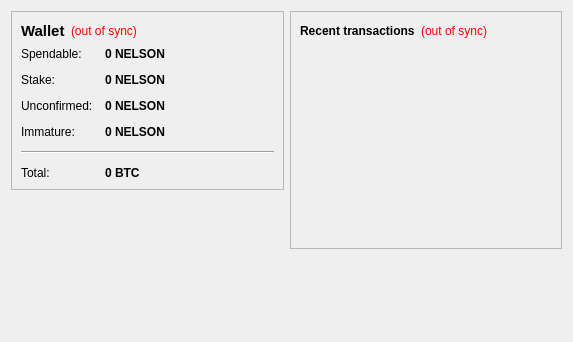
<?xml version="1.0" encoding="UTF-8"?>
<ui version="4.0">
 <class>OverviewPage</class>
 <widget class="QWidget" name="OverviewPage">
  <property name="geometry">
   <rect>
    <x>0</x>
    <y>0</y>
    <width>573</width>
    <height>342</height>
   </rect>
  </property>
  <property name="windowTitle">
   <string>Form</string>
  </property>
  <layout class="QHBoxLayout" name="horizontalLayout" stretch="1,1">
   <item>
    <layout class="QVBoxLayout" name="verticalLayout_2">
     <item>
      <widget class="QFrame" name="frame">
       <property name="frameShape">
        <enum>QFrame::StyledPanel</enum>
       </property>
       <property name="frameShadow">
        <enum>QFrame::Raised</enum>
       </property>
       <layout class="QVBoxLayout" name="verticalLayout_4">
        <item>
         <layout class="QHBoxLayout" name="horizontalLayout_4">
          <item>
           <widget class="QLabel" name="label_5">
            <property name="font">
             <font>
              <pointsize>11</pointsize>
              <weight>75</weight>
              <bold>true</bold>
             </font>
            </property>
            <property name="text">
             <string>Wallet</string>
            </property>
           </widget>
          </item>
          <item>
           <widget class="QLabel" name="labelWalletStatus">
            <property name="toolTip">
             <string>The displayed information may be out of date. Your wallet automatically synchronizes with the NelsonMandela network after a connection is established, but this process has not completed yet.</string>
            </property>
            <property name="styleSheet">
             <string notr="true">QLabel { color: red; }</string>
            </property>
            <property name="text">
             <string notr="true">(out of sync)</string>
            </property>
            <property name="alignment">
             <set>Qt::AlignLeading|Qt::AlignLeft|Qt::AlignVCenter</set>
            </property>
           </widget>
          </item>
          <item>
           <spacer name="horizontalSpacer_2">
            <property name="orientation">
             <enum>Qt::Horizontal</enum>
            </property>
            <property name="sizeHint" stdset="0">
             <size>
              <width>40</width>
              <height>20</height>
             </size>
            </property>
           </spacer>
          </item>
         </layout>
        </item>
        <item>
         <layout class="QFormLayout" name="formLayout_2">
          <property name="fieldGrowthPolicy">
           <enum>QFormLayout::AllNonFixedFieldsGrow</enum>
          </property>
          <property name="horizontalSpacing">
           <number>12</number>
          </property>
          <property name="verticalSpacing">
           <number>12</number>
          </property>
          <item row="0" column="0">
           <widget class="QLabel" name="label">
            <property name="text">
             <string>Spendable:</string>
            </property>
           </widget>
          </item>
          <item row="0" column="1">
           <widget class="QLabel" name="labelBalance">
            <property name="font">
             <font>
              <weight>75</weight>
              <bold>true</bold>
             </font>
            </property>
            <property name="cursor">
             <cursorShape>IBeamCursor</cursorShape>
            </property>
            <property name="toolTip">
             <string>Your current spendable balance</string>
            </property>
            <property name="text">
             <string notr="true">0 NELSON</string>
            </property>
            <property name="textInteractionFlags">
             <set>Qt::LinksAccessibleByMouse|Qt::TextSelectableByKeyboard|Qt::TextSelectableByMouse</set>
            </property>
           </widget>
          </item>
          <item row="1" column="0">
           <widget class="QLabel" name="label_6">
            <property name="text">
             <string>Stake:</string>
            </property>
           </widget>
          </item>
          <item row="1" column="1">
           <widget class="QLabel" name="labelStake">
            <property name="font">
             <font>
              <weight>75</weight>
              <bold>true</bold>
             </font>
            </property>
            <property name="cursor">
             <cursorShape>IBeamCursor</cursorShape>
            </property>
            <property name="toolTip">
             <string>Total of coins that was staked, and do not yet count toward the current balance</string>
            </property>
            <property name="text">
             <string notr="true">0 NELSON</string>
            </property>
            <property name="textInteractionFlags">
             <set>Qt::LinksAccessibleByMouse|Qt::TextSelectableByKeyboard|Qt::TextSelectableByMouse</set>
            </property>
           </widget>
          </item>
          <item row="2" column="0">
           <widget class="QLabel" name="label_3">
            <property name="text">
             <string>Unconfirmed:</string>
            </property>
           </widget>
          </item>
          <item row="2" column="1">
           <widget class="QLabel" name="labelUnconfirmed">
            <property name="font">
             <font>
              <weight>75</weight>
              <bold>true</bold>
             </font>
            </property>
            <property name="cursor">
             <cursorShape>IBeamCursor</cursorShape>
            </property>
            <property name="toolTip">
             <string>Total of transactions that have yet to be confirmed, and do not yet count toward the current balance</string>
            </property>
            <property name="text">
             <string notr="true">0 NELSON</string>
            </property>
            <property name="textInteractionFlags">
             <set>Qt::LinksAccessibleByMouse|Qt::TextSelectableByKeyboard|Qt::TextSelectableByMouse</set>
            </property>
           </widget>
          </item>
          <item row="3" column="0">
           <widget class="QLabel" name="labelImmatureText">
            <property name="text">
             <string>Immature:</string>
            </property>
           </widget>
          </item>
          <item row="3" column="1">
           <widget class="QLabel" name="labelImmature">
            <property name="font">
             <font>
              <weight>75</weight>
              <bold>true</bold>
             </font>
            </property>
            <property name="toolTip">
             <string>Mined balance that has not yet matured</string>
            </property>
            <property name="text">
             <string notr="true">0 NELSON</string>
            </property>
            <property name="textInteractionFlags">
             <set>Qt::LinksAccessibleByMouse|Qt::TextSelectableByKeyboard|Qt::TextSelectableByMouse</set>
            </property>
           </widget>
          </item>
          <item row="4" column="0" colspan="2">
           <widget class="Line" name="line">
            <property name="orientation">
             <enum>Qt::Horizontal</enum>
            </property>
           </widget>
          </item>
          <item row="5" column="0">
           <widget class="QLabel" name="labelTotalText">
            <property name="text">
             <string>Total:</string>
            </property>
           </widget>
          </item>
          <item row="5" column="1">
           <widget class="QLabel" name="labelTotal">
            <property name="font">
             <font>
              <weight>75</weight>
              <bold>true</bold>
             </font>
            </property>
            <property name="cursor">
             <cursorShape>IBeamCursor</cursorShape>
            </property>
            <property name="toolTip">
             <string>Your current total balance</string>
            </property>
            <property name="text">
             <string notr="true">0 BTC</string>
            </property>
            <property name="textInteractionFlags">
             <set>Qt::LinksAccessibleByMouse|Qt::TextSelectableByKeyboard|Qt::TextSelectableByMouse</set>
            </property>
           </widget>
          </item>
         </layout>
        </item>
       </layout>
      </widget>
     </item>
     <item>
      <spacer name="verticalSpacer">
       <property name="orientation">
        <enum>Qt::Vertical</enum>
       </property>
       <property name="sizeHint" stdset="0">
        <size>
         <width>20</width>
         <height>40</height>
        </size>
       </property>
      </spacer>
     </item>
    </layout>
   </item>
   <item>
    <layout class="QVBoxLayout" name="verticalLayout_3">
     <item>
      <widget class="QFrame" name="frame_2">
       <property name="frameShape">
        <enum>QFrame::StyledPanel</enum>
       </property>
       <property name="frameShadow">
        <enum>QFrame::Raised</enum>
       </property>
       <layout class="QVBoxLayout" name="verticalLayout">
        <item>
         <layout class="QHBoxLayout" name="horizontalLayout_2">
          <item>
           <widget class="QLabel" name="label_4">
            <property name="text">
             <string>&lt;b&gt;Recent transactions&lt;/b&gt;</string>
            </property>
           </widget>
          </item>
          <item>
           <widget class="QLabel" name="labelTransactionsStatus">
            <property name="toolTip">
             <string>The displayed information may be out of date. Your wallet automatically synchronizes with the NelsonMandela network after a connection is established, but this process has not completed yet.</string>
            </property>
            <property name="styleSheet">
             <string notr="true">QLabel { color: red; }</string>
            </property>
            <property name="text">
             <string notr="true">(out of sync)</string>
            </property>
            <property name="alignment">
             <set>Qt::AlignRight|Qt::AlignTrailing|Qt::AlignVCenter</set>
            </property>
           </widget>
          </item>
          <item>
           <spacer name="horizontalSpacer">
            <property name="orientation">
             <enum>Qt::Horizontal</enum>
            </property>
            <property name="sizeHint" stdset="0">
             <size>
              <width>40</width>
              <height>20</height>
             </size>
            </property>
           </spacer>
          </item>
         </layout>
        </item>
        <item>
         <widget class="QListView" name="listTransactions">
          <property name="styleSheet">
           <string notr="true">QListView { background: transparent; }</string>
          </property>
          <property name="frameShape">
           <enum>QFrame::NoFrame</enum>
          </property>
          <property name="verticalScrollBarPolicy">
           <enum>Qt::ScrollBarAlwaysOff</enum>
          </property>
          <property name="horizontalScrollBarPolicy">
           <enum>Qt::ScrollBarAlwaysOff</enum>
          </property>
          <property name="selectionMode">
           <enum>QAbstractItemView::NoSelection</enum>
          </property>
         </widget>
        </item>
       </layout>
      </widget>
     </item>
     <item>
      <spacer name="verticalSpacer_2">
       <property name="orientation">
        <enum>Qt::Vertical</enum>
       </property>
       <property name="sizeHint" stdset="0">
        <size>
         <width>20</width>
         <height>40</height>
        </size>
       </property>
      </spacer>
     </item>
    </layout>
   </item>
  </layout>
 </widget>
 <resources/>
 <connections/>
</ui>
